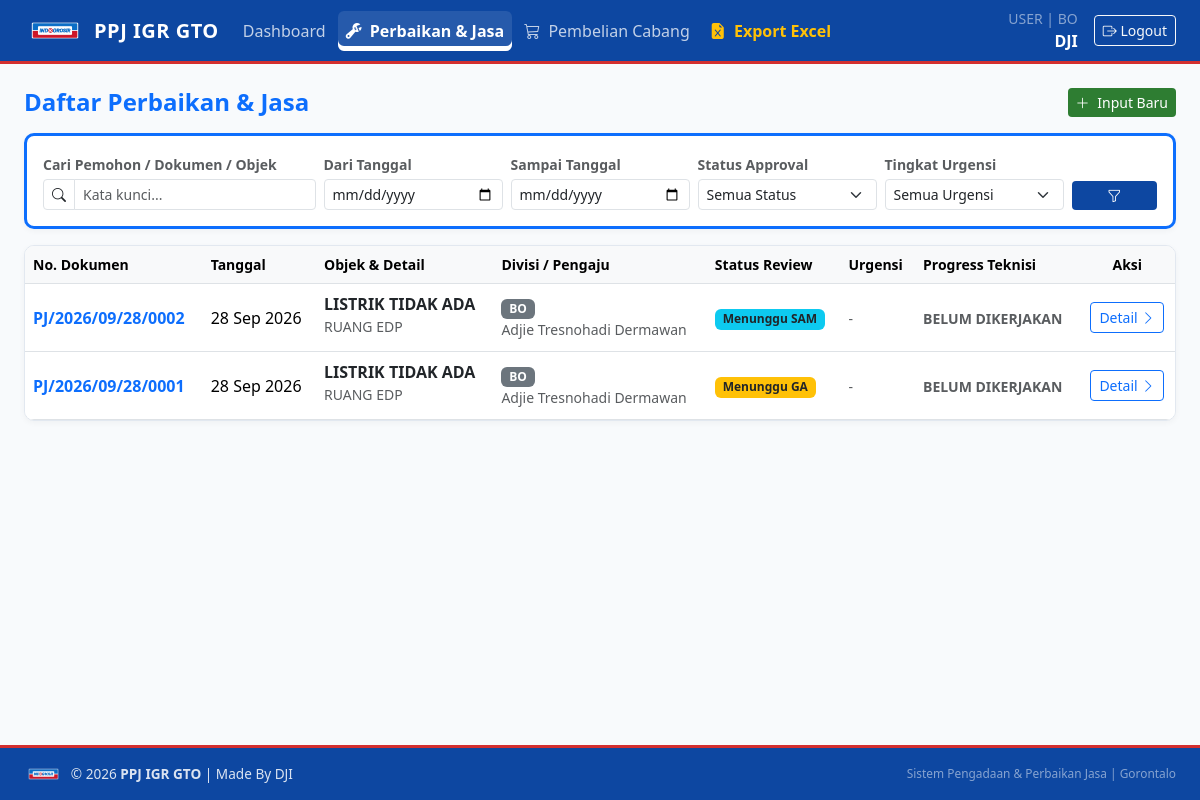
The app's page /perbaikan/ (signed in) with its own data.
### core/models.py (models this page shows, shortened)
class UserProfile(models.Model):
    ROLE_CHOICES = [
        ('USER', 'User Divisi'),
        ('GA', 'General Affair (GA)'),
        ('SAM', 'SAM'),
        ('SM', 'Store Manager (SM)'),
        ('TEKNISI', 'Teknisi'),
    ]
    DIVISI_CHOICES = [
        ('SM', 'SM'),
        ('BO', 'BO'),
        ('MS', 'MS'),
        ('FOOD', 'FOOD'),
        ('NON FOOD', 'NON FOOD'),
        ('PERISH', 'PERISH'),
        ('LOG 1', 'LOG 1'),
        ('LOG 2', 'LOG 2'),
        ('GA', 'GA'),
        ('TEKNISI', 'TEKNISI'),
    ]
    user = models.OneToOneField(User, on_delete=models.CASCADE, related_name='profile')
    nik = models.CharField(max_length=30, blank=True)
    nomor_hp = models.CharField(max_length=20, blank=True, null=True, verbose_name="Nomor HP/WhatsApp")
    role = models.CharField(max_length=20, choices=ROLE_CHOICES, default='USER')
    divisi = models.CharField(max_length=20, choices=DIVISI_CHOICES, default='BO')

class PerbaikanJasa(models.Model):
    URGENSI_CHOICES = [
        ('EMERGENCY', 'Emergency'),
        ('HIGH', 'High'),
        ('MEDIUM', 'Medium'),
        ('PLANNED', 'Planned'),
    ]
    STATUS_APPROVAL_CHOICES = [
        ('WAITING_GA', 'Menunggu Estimasi GA'),
        ('WAITING_SAM', 'Menunggu Review SAM'),
        ('APPROVED', 'Disetujui (Diteruskan ke Teknisi)'),
        ('REJECTED', 'Ditolak (NOK)'),
    ]
    PROGRESS_TEKNISI_CHOICES = [
        ('BELUM DIKERJAKAN', 'Belum Dikerjakan'),
        ('PROSES', 'Proses'),
        ('SELESAI', 'Selesai'),
    ]
    no_dokumen = models.CharField(max_length=50, unique=True, blank=True, null=True)
    user = models.ForeignKey(User, on_delete=models.CASCADE, related_name='perbaikan_requests')
    nik = models.CharField(max_length=50)
    nama = models.CharField(max_length=150)
    divisi = models.CharField(max_length=50)
    tanggal = models.DateField(auto_now_add=True)
    lokasi_spesifik = models.CharField(max_length=255)
    objek = models.CharField(max_length=255)
    detail = models.TextField()
    upload_foto = models.ImageField(upload_to='perbaikan/laporan/')
    deskripsi_kebutuhan_bahan = models.TextField(blank=True, null=True)
    estimasi_harga = models.DecimalField(max_digits=12, decimal_places=2, null=True, blank=True)
    urgensi = models.CharField(max_length=20, choices=URGENSI_CHOICES, blank=True, null=True)
    alasan_nok_sam = models.TextField(blank=True, null=True)
    status = models.CharField(max_length=30, choices=STATUS_APPROVAL_CHOICES, default='WAITING_GA')
    progress_pekerjaan = models.CharField(
        max_length=30, choices=PROGRESS_TEKNISI_CHOICES, default='BELUM DIKERJAKAN'
    )
    kendala = models.TextField(blank=True, null=True)
    foto_hasil_pekerjaan = models.ImageField(upload_to='perbaikan/selesai/', blank=True, null=True)
    created_at = models.DateTimeField(auto_now_add=True)
    updated_at = models.DateTimeField(auto_now=True)

### core/views.py (the view, shortened to what this page needs)
# urls.py: path('perbaikan/', views.perbaikan_list, name='perbaikan_list'),
@login_required
def perbaikan_list(request):
    profile, _ = UserProfile.objects.get_or_create(user=request.user)
    if profile.role == 'USER':
        qs = PerbaikanJasa.objects.filter(user=request.user)
    elif profile.role == 'TEKNISI':
        qs = PerbaikanJasa.objects.filter(status='APPROVED')
    else:
        qs = PerbaikanJasa.objects.all()
    search_query = request.GET.get('q', '').strip()
    status_filter = request.GET.get('status', '').strip()
    urgensi_filter = request.GET.get('urgensi', '').strip()
    tgl_mulai = request.GET.get('tgl_mulai', '').strip()
    tgl_selesai = request.GET.get('tgl_selesai', '').strip()
    if status_filter:
        qs = qs.filter(status=status_filter)
    if urgensi_filter:
        qs = qs.filter(urgensi=urgensi_filter)
    if tgl_mulai:
         qs = qs.filter(tanggal__gte=tgl_mulai)
    if tgl_selesai:
        qs = qs.filter(tanggal__lte=tgl_selesai)
    qs = qs.order_by('-created_at')
    paginator = Paginator(qs, 5)
    page_number = request.GET.get('page')
    page_obj = paginator.get_page(page_number)
    return render(request, 'core/perbaikan_list.html', {
        'items': page_obj,
        'profile': profile,
        'search_query': search_query,
        'status_filter': status_filter,
        'urgensi_filter': urgensi_filter,
        'tgl_mulai': tgl_mulai,
        'tgl_selesai': tgl_selesai,
        'urgensi_choices': PerbaikanJasa.URGENSI_CHOICES,
        'status_choices': PerbaikanJasa.STATUS_APPROVAL_CHOICES,
    })

### core/templates/core/perbaikan_list.html (shortened to what this page needs)
{% extends 'core/base.html' %}
{% block content %}
<div class="d-flex justify-content-between align-items-center mb-3">
    <h4 class="fw-bold mb-0 text-primary">Daftar Perbaikan & Jasa</h4>
    <a href="{% url 'core:perbaikan_create' %}" class="btn btn-sm btn-app-green">
        <i class="bi bi-plus-lg me-1"></i> Input Baru
    </a>
</div>
<div class="card card-custom p-3 mb-3 border-start border-3 border-primary">
    <form method="get" class="row g-2 align-items-end">
        <div class="col-12 col-md-3">
            <label class="form-label small fw-semibold text-muted mb-1">Cari Pemohon / Dokumen / Objek</label>
            <div class="input-group input-group-sm">
                <span class="input-group-text bg-white"><i class="bi bi-search"></i></span>
                <input type="text" name="q" value="{{ search_query }}" class="form-control" placeholder="Kata kunci...">
            </div>
        </div>
        <div class="col-6 col-md-2">
            <label class="form-label small fw-semibold text-muted mb-1">Dari Tanggal</label>
            <input type="date" name="tgl_mulai" value="{{ tgl_mulai }}" class="form-control form-control-sm">
        </div>
        <div class="col-6 col-md-2">
            <label class="form-label small fw-semibold text-muted mb-1">Sampai Tanggal</label>
            <input type="date" name="tgl_selesai" value="{{ tgl_selesai }}" class="form-control form-control-sm">
        </div>
        <div class="col-6 col-md-2">
            <label class="form-label small fw-semibold text-muted mb-1">Status Approval</label>
            <select name="status" class="form-select form-select-sm">
                <option value="">Semua Status</option>
            </select>
        </div>
        <div class="col-6 col-md-2">
            <label class="form-label small fw-semibold text-muted mb-1">Tingkat Urgensi</label>
            <select name="urgensi" class="form-select form-select-sm">
                <option value="">Semua Urgensi</option>
            </select>
        </div>
        <div class="col-12 col-md-1 d-flex gap-1">
            <button type="submit" class="btn btn-sm btn-app-blue w-100" title="Terapkan Filter">
                <i class="bi bi-funnel"></i>
            </button>
        </div>
    </form>
</div>
<div class="card card-custom p-0 overflow-hidden mb-3">
    <div class="table-responsive">
        <table class="table table-hover align-middle mb-0">
            <thead class="table-light border-bottom">
                <tr class="small text-muted">
                    <th>No. Dokumen</th>
                    <th>Tanggal</th>
                    <th>Objek & Detail</th>
                    <th>Divisi / Pengaju</th>
                    <th>Status Review</th>
                    <th>Urgensi</th>
                    <th>Progress Teknisi</th>
                    <th class="text-center">Aksi</th>
                </tr>
            </thead>
            <tbody>
                {% for item in items %}
                <tr>
                    <td class="fw-bold text-primary">{{ item.no_dokumen|default:item.id }}</td>
                    <td>{{ item.tanggal|date:"d M Y" }}</td>
                    <td>
                        <div class="fw-bold text-dark">{{ item.objek }}</div>
                        <small class="text-muted text-truncate d-inline-block" style="max-width: 250px;">{{ item.lokasi_spesifik }}</small>
                    </td>
                    <td>
                        <span class="badge bg-secondary">{{ item.divisi }}</span>
                        <div class="small text-muted">{{ item.nama }}</div>
                    </td>
                    <td>
                        {% if item.status == 'WAITING_GA' %}
                            <span class="badge bg-warning text-dark">Menunggu GA</span>
                        {% elif item.status == 'WAITING_SAM' %}
                            <span class="badge bg-info text-dark">Menunggu SAM</span>
                        {% elif item.status == 'APPROVED' %}
                            <span class="badge bg-success">Disetujui</span>
                        {% else %}
                            <span class="badge bg-danger">Ditolak (NOK)</span>
                        {% endif %}
                    </td>
                    <td>
                        {% if item.urgensi %}
                            {% if item.urgensi == 'EMERGENCY' and item.progress_pekerjaan != 'SELESAI' %}
                                <span class="badge badge-pulse-emergency"><i class="bi bi-exclamation-octagon-fill me-1"></i> EMERGENCY</span>
                            {% else %}
                                <span class="badge badge-{{ item.urgensi|lower }}">{{ item.urgensi }}</span>
                            {% endif %}
                            {% if item.progress_pekerjaan != 'SELESAI' and item.target_deadline %}
                                <div class="mt-1">
                                    {% if item.is_overdue %}
                                        <span class="badge badge-overdue"><i class="bi bi-alarm-fill me-1"></i> Terlambat</span>
                                    {% else %}
                                        <small class="text-muted" style="font-size: 0.72rem;">
                                            <i class="bi bi-clock-history"></i> Sisa: {{ item.remaining_hours }} jam
                                        </small>
                                    {% endif %}
                                </div>
                            {% endif %}
                        {% else %}
                            <span class="text-muted small">-</span>
                        {% endif %}
                    </td>
                    <td>
                        <span class="small fw-semibold {% if item.progress_pekerjaan == 'SELESAI' %}text-success{% elif item.progress_pekerjaan == 'PROSES' %}text-primary{% else %}text-muted{% endif %}">
                            {{ item.progress_pekerjaan }}
                        </span>
                    </td>
                    <td class="text-center">
                        <a href="{% url 'core:perbaikan_detail' item.no_dokumen|default:item.id %}" class="btn btn-sm btn-outline-primary">
                            Detail <i class="bi bi-chevron-right"></i>
                        </a>
                    </td>
                </tr>
                {% empty %}
                <tr>
                    <td colspan="8" class="text-center py-4 text-muted">Belum ada data permintaan perbaikan yang sesuai filter.</td>
                </tr>
                {% endfor %}
            </tbody>
        </table>
    </div>
</div>
{% endblock %}

### core/templates/core/base.html (shortened to what this page needs)
{% load static %}
<!DOCTYPE html>
<html lang="id">
<head>
    <link href="https://cdn.jsdelivr.net/npm/bootstrap@5.3.3/dist/css/bootstrap.min.css" rel="stylesheet">
    <link rel="stylesheet" href="https://cdn.jsdelivr.net/npm/bootstrap-icons@1.11.3/font/bootstrap-icons.min.css">
</head>
<body>
    <nav class="navbar navbar-expand-lg navbar-dark navbar-custom sticky-top">
        <div class="container-fluid px-3 px-lg-4">
            <a class="navbar-brand d-flex align-items-center" href="{% url 'core:dashboard' %}">
                <img src="{% static 'img/logo.png' %}" alt="Logo" class="me-2" style="height: 32px; width: auto; object-fit: contain;">
                <span>PPJ IGR GTO</span>
            </a>
            {% if request.user.is_authenticated %}
            <div class="collapse navbar-collapse" id="navMenu">
                <ul class="navbar-nav me-auto mb-2 mb-lg-0 gap-lg-1">
                    <li class="nav-item">
                        <a class="nav-link {% if request.resolver_match.url_name == 'dashboard' %}active{% endif %}"
                           href="{% url 'core:dashboard' %}">
                             Dashboard
                        </a>
                    </li>
                    <li class="nav-item">
                        <a class="nav-link {% if 'perbaikan' in request.resolver_match.url_name %}active{% endif %}"
                           href="{% url 'core:perbaikan_list' %}">
                            <i class="bi bi-wrench-adjustable me-1"></i> Perbaikan & Jasa
                        </a>
                    </li>
                    <li class="nav-item">
                        <a class="nav-link {% if 'pembelian' in request.resolver_match.url_name %}active{% endif %}"
                           href="{% url 'core:pembelian_list' %}">
                            <i class="bi bi-cart3 me-1"></i> Pembelian Cabang
                        </a>
                    </li>
                    {% if request.user.profile.role == 'GA' or request.user.is_superuser %}
                    <li class="nav-item">
                         <a class="nav-link text-warning fw-semibold" href="{% url 'core:export_laporan_excel' %}">
                            <i class="bi bi-file-earmark-excel-fill me-1"></i> Export Excel
                        </a>
                    </li>
                    {% endif %}
                </ul>
                <div class="d-flex align-items-center text-white mt-2 mt-lg-0">
                    <div class="me-3 text-end d-none d-lg-block">
                        <small class="d-block text-white-50">{{ request.user.profile.role }} | {{ request.user.profile.divisi }}</small>
                        <span class="fw-semibold">{{ request.user.username }}</span>
                    </div>
                    <a href="{% url 'core:logout' %}" class="btn btn-sm btn-outline-light"><i class="bi bi-box-arrow-right"></i> Logout</a>
                </div>
            </div>
            {% endif %}
        </div>
    </nav>
    <div class="toast-container position-fixed top-0 end-0 p-3" style="z-index: 1090;">
    </div>
    <main class="main-wrapper">
        <div class="container-fluid px-3 px-lg-4 py-3 py-lg-4">
            {% block content %}{% endblock %}
        </div>
    </main>
    <footer class="footer-custom py-3 mt-auto">
        <div class="container-fluid px-3 px-lg-4">
            <div class="d-flex flex-column flex-md-row justify-content-between align-items-center gap-2">
                <div class="d-flex align-items-center">
                    <img src="{% static 'img/logo.png' %}" alt="Logo" class="me-2" style="height: 20px; width: auto; object-fit: contain;">
                    <span>&copy; {% now "Y" %} <strong>PPJ IGR GTO</strong> | Made By DJI</span>
                </div>
                <div class="small text-white-50">
                    Sistem Pengadaan & Perbaikan Jasa | Gorontalo
                </div>
            </div>
        </div>
    </footer>
</body>
</html>

### core/templates/core/base.html (style rules this page uses)
:root { --app-blue-primary: #0d47a1; --app-blue-hover: #1565c0; --app-red-accent: #d32f2f; --app-green-accent: #2e7d32; --app-white: #ffffff; --app-bg: #f8fafc; }
html, body { height: 100%; }
body { display: flex; flex-direction: column; min-height: 100vh; background-color: var(--app-bg); font-family: system-ui, -apple-system, sans-serif; color: #1e293b; }
.main-wrapper { flex: 1 0 auto; }
.navbar-custom { background-color: var(--app-blue-primary); border-bottom: 3px solid var(--app-red-accent); }
.navbar-brand { font-weight: 700; letter-spacing: 0.5px; }
.navbar-custom .nav-link { color: rgba(255, 255, 255, 0.75); font-weight: 500; padding: 0.5rem 0.85rem; border-radius: 6px; transition: all 0.2s ease; position: relative; }
.navbar-custom .nav-link.active { color: #ffffff !important; background-color: rgba(255, 255, 255, 0.1); font-weight: 600; box-shadow: inset 0 -5px 0 var(--app-white); }
.btn-app-blue { background-color: var(--app-blue-primary); color: #fff; border: none; }
.btn-app-green { background-color: var(--app-green-accent); color: #fff; border: none; }
.card-custom { background-color: var(--app-white); border-radius: 10px; border: 1px solid #e2e8f0; box-shadow: 0 2px 6px rgba(0,0,0,0.04); }
.footer-custom { flex-shrink: 0; background-color: var(--app-blue-primary); border-top: 3px solid var(--app-red-accent); color: rgba(255, 255, 255, 0.85); font-size: 0.85rem; }

### records on screen
PerbaikanJasa: no_dokumen "PJ/2026/09/28/0002", tanggal "28 Sep 2026", objek "LISTRIK TIDAK ADA", lokasi_spesifik "RUANG EDP", divisi "BO", nama "Adjie Tresnohadi Dermawan", status "Menunggu SAM", progress_pekerjaan "BELUM DIKERJAKAN"
PerbaikanJasa: no_dokumen "PJ/2026/09/28/0001", tanggal "28 Sep 2026", objek "LISTRIK TIDAK ADA", lokasi_spesifik "RUANG EDP", divisi "BO", nama "Adjie Tresnohadi Dermawan", status "Menunggu GA", progress_pekerjaan "BELUM DIKERJAKAN"

### other values on screen
{{ request.user.profile.role }} "USER"
{{ request.user.profile.divisi }} "BO"
{{ request.user.username }} "DJI"
